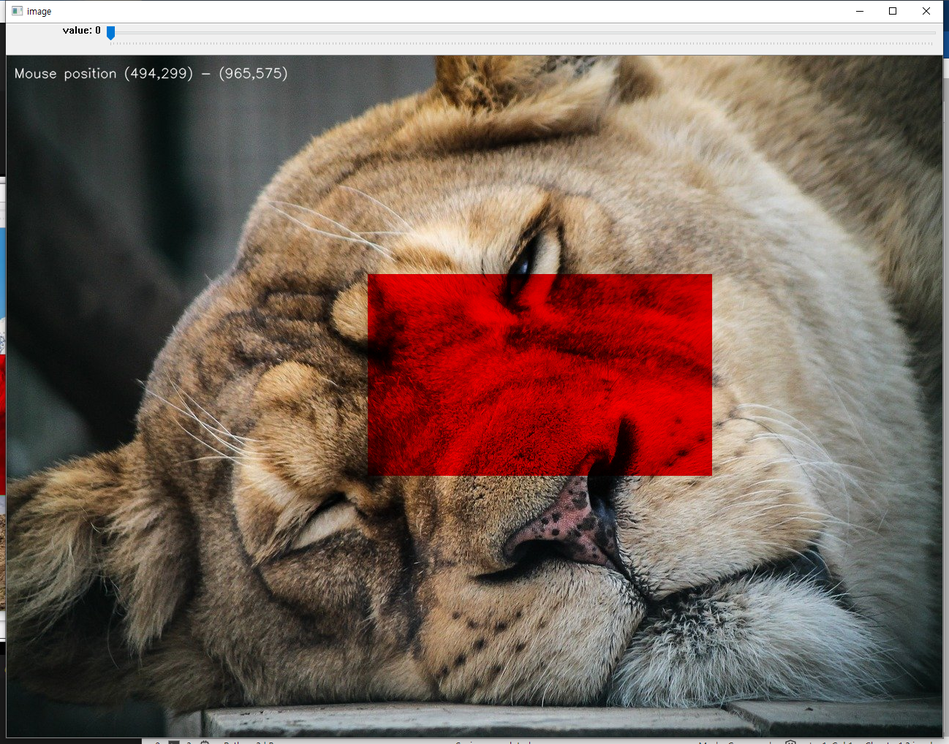
#> input picture Homework1.png, 949 x 744 px, shrunk from 1298 x 1018 before the run, given in place of monitoring_720p.avi, which was not available
$ jupyter execute chap162.ipynb   (text cells are left out)
#> lines starting #> are read from the running program, lines starting #| are printed output that depends on the picture; after the words box and inside, x2 and y2 are one past the last pixel; in counts of white or black regions, pixels touching at a corner belong together; pictures that were not available may be replaced by others from this repository, and a replacement may not be noted
[cell 1]
import numpy as np
import cv2
cap = cv2.VideoCapture("monitoring_720p.avi")

# params for ShiTomasi corner detection
feature_params = dict( maxCorners = 100,
qualityLevel = 0.3,
minDistance = 7,
blockSize = 7 )
# Parameters for lucas kanade optical flow
lk_params = dict( winSize = (15,15),
maxLevel = 2,
criteria = (cv2.TERM_CRITERIA_EPS | cv2.TERM_CRITERIA_COUNT, 10, 0.03))
# Create some random colors
color = np.random.randint(0,255,(100,3))
# Take first frame and find corners in it
ret, old_frame = cap.read()
#> old_frame is the input picture: shape (744, 949, 3); mean B, G, R 91.8, 101.8, 123.1
old_gray = cv2.cvtColor(old_frame, cv2.COLOR_BGR2GRAY)
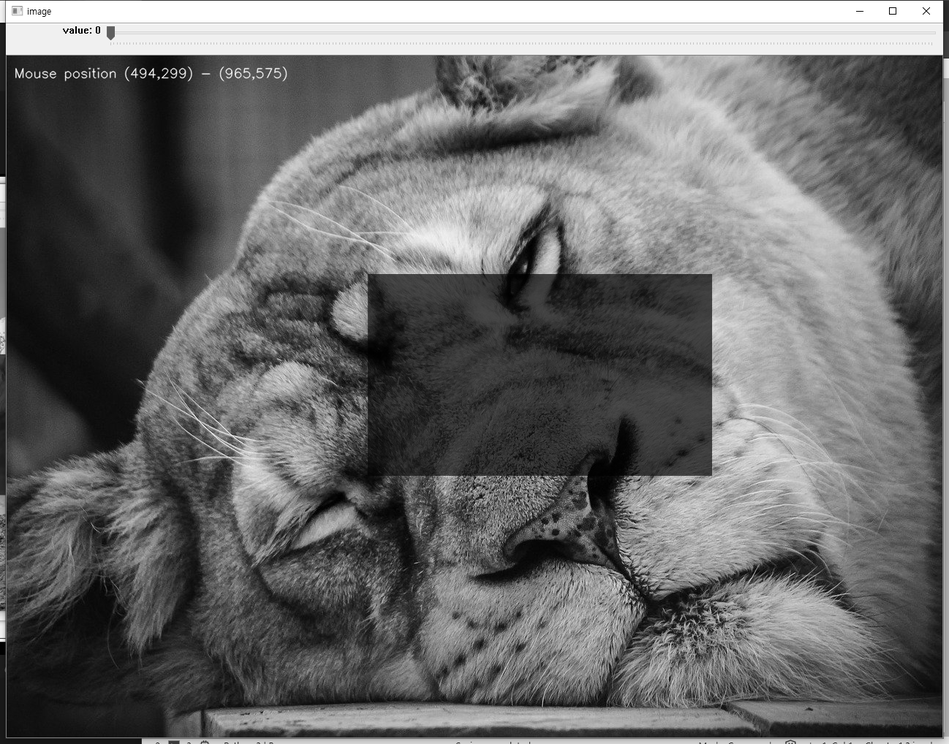
#> old_gray: shape (744, 949); min 0, max 255, mean 107
p0 = cv2.goodFeaturesToTrack(old_gray, mask = None, **feature_params)
#> p0 = 40 rows, first 8: [84, 31], [70, 31], [3, 24], [8, 52], [143, 75], [174, 75], [940, 52], [891, 9]
# Create a mask image for drawing purposes
mask = np.zeros_like(old_frame)
while(1):
    ret,frame = cap.read()
    frame_gray = cv2.cvtColor(frame, cv2.COLOR_BGR2GRAY)
    # calculate optical flow
    p1, st, err = cv2.calcOpticalFlowPyrLK(old_gray, frame_gray, p0, None, **lk_params)
#> p1 has the same summary as p0; st = 40 values from 1 to 1; err = 40 values from 0 to 0
    # Select good points
    good_new = p1[st==1]
#> good_new = 40 pairs, first value 3 to 945, second value 2 to 739
    good_old = p0[st==1]
#> good_old has the same summary as good_new
    # draw the tracks
    for i,(new,old) in enumerate(zip(good_new,good_old)):
        a,b = new.ravel()
        c,d = old.ravel()
        mask = cv2.line(mask, (a,b),(c,d), color[i].tolist(), 2)
        frame = cv2.circle(frame,(a,b),5,color[i].tolist(),-1)
#> this loop made 40 passes
#> (a, b, c, d) on passes 1 to 12: (84, 31, 84, 31), (70, 31, 70, 31), (3, 24, 3, 24), (8, 52, 8, 52), (143, 75, 143, 75), (174, 75, 174, 75), (940, 52, 940, 52), (891, 9, 891, 9), (151, 74, 151, 74), (182, 70, 182, 70), (926, 10, 926, 10), (76, 75, 76, 75)
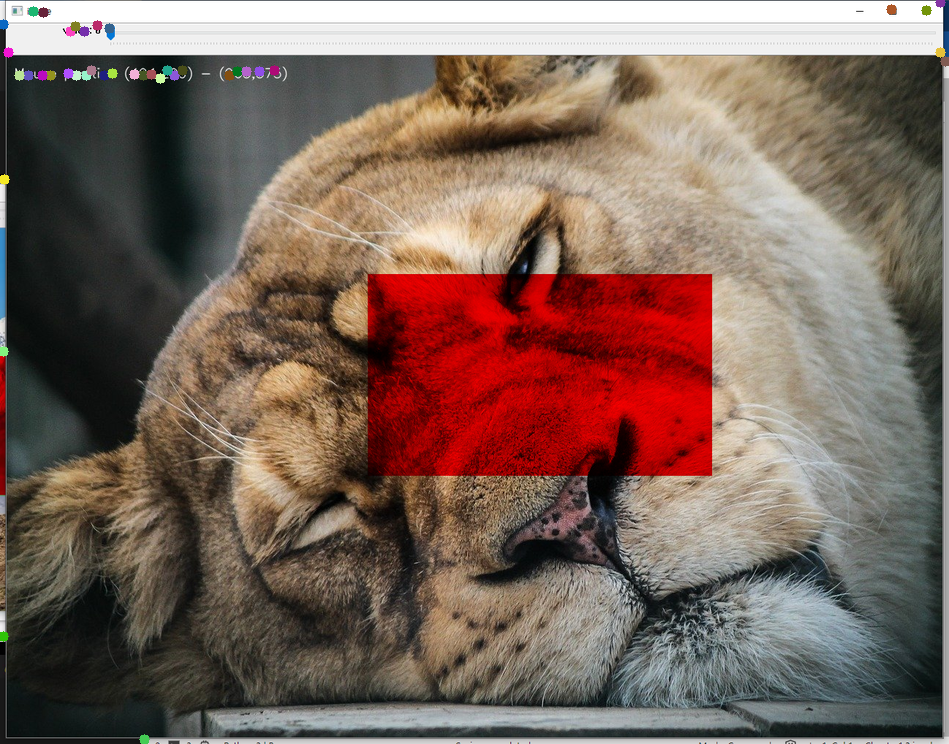
#> frame: shape (744, 949, 3); mean B, G, R 91.8, 101.7, 123.2
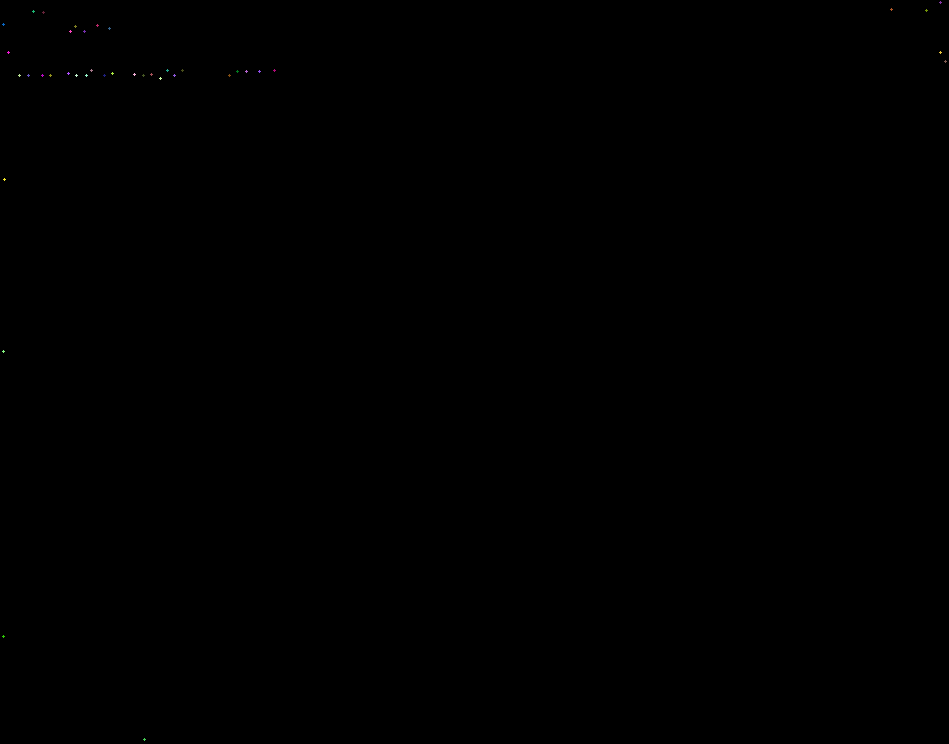
#> mask: shape (744, 949, 3); mean of channels 0, 1, 2 0, 0, 0; drawn as B, G, R
    img = cv2.add(frame,mask)
    cv2.imshow('frame',img)
    k = cv2.waitKey(30) & 0xff
#> (key Esc is pressed here)
    if k == 27:
        break
    # Now update the previous frame and previous points
    old_gray = frame_gray.copy()
    p0 = good_new.reshape(-1,1,2)
cv2.destroyAllWindows()
cap.release()

[cell 2]
import cv2
import numpy as np
cap = cv2.VideoCapture("monitoring_720p.avi")
ret, frame1 = cap.read()
prvs = cv2.cvtColor(frame1,cv2.COLOR_BGR2GRAY)
hsv = np.zeros_like(frame1)
hsv[...,1] = 255
while(1):
    ret, frame2 = cap.read()
    next = cv2.cvtColor(frame2,cv2.COLOR_BGR2GRAY)
    flow = cv2.calcOpticalFlowFarneback(prvs,next, None, 0.5, 3, 15, 3, 5, 1.2, 0)
    mag, ang = cv2.cartToPolar(flow[...,0], flow[...,1])
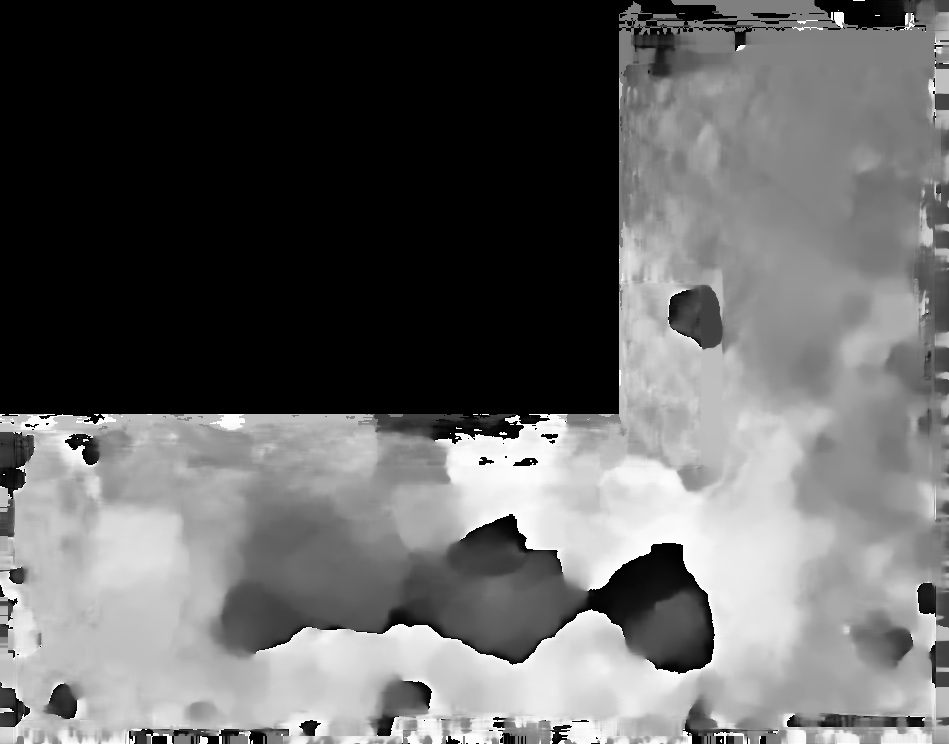
#> ang: shape (744, 949) float32; min 0, max 6.28, mean 2.45; drawn with min black and max white
    hsv[...,0] = ang*180/np.pi/2
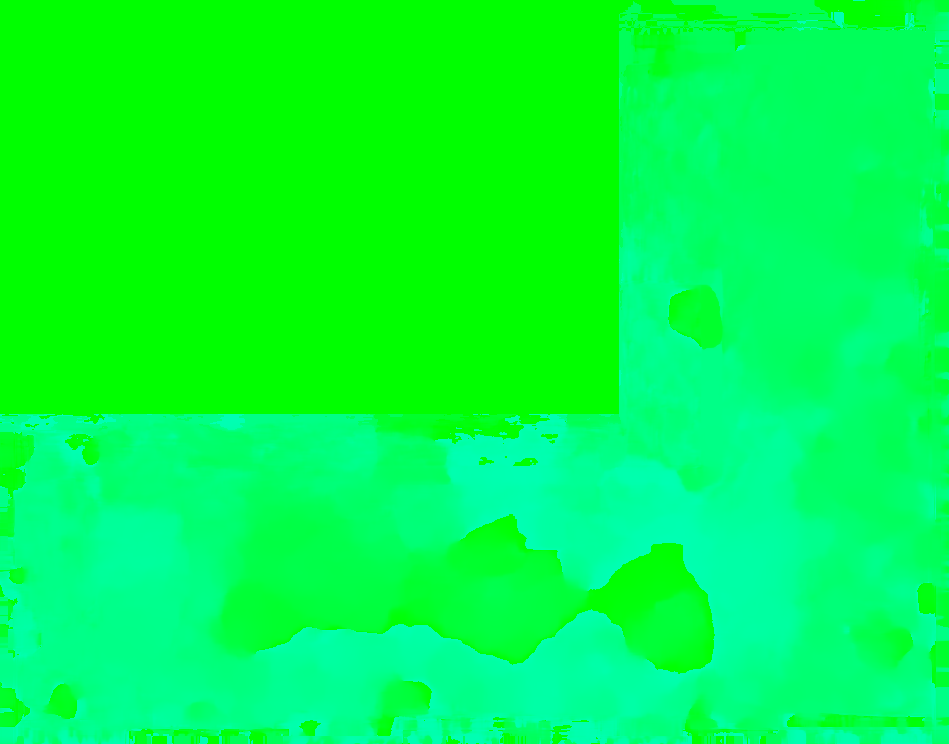
#> hsv: shape (744, 949, 3); mean of channels 0, 1, 2 69.9, 255, 0; drawn as B, G, R
    hsv[...,2] = cv2.normalize(mag,None,0,255,cv2.NORM_MINMAX)
#> hsv: shape (744, 949, 3); 0.41% of pixels changed, all inside (x1, y1, x2, y2) = (0, 141, 949, 744)
    rgb = cv2.cvtColor(hsv,cv2.COLOR_HSV2BGR)
    cv2.imshow('frame2',rgb)
    k = cv2.waitKey(30) & 0xff
#> (key Esc is pressed here)
    if k == 27:
        break
    elif k == ord('s'):
        cv2.imwrite('opticalfb.png',frame2)
        cv2.imwrite('opticalhsv.png',rgb)
    prvs = next
cap.release()
cv2.destroyAllWindows()

$ run again, on Homework3.png
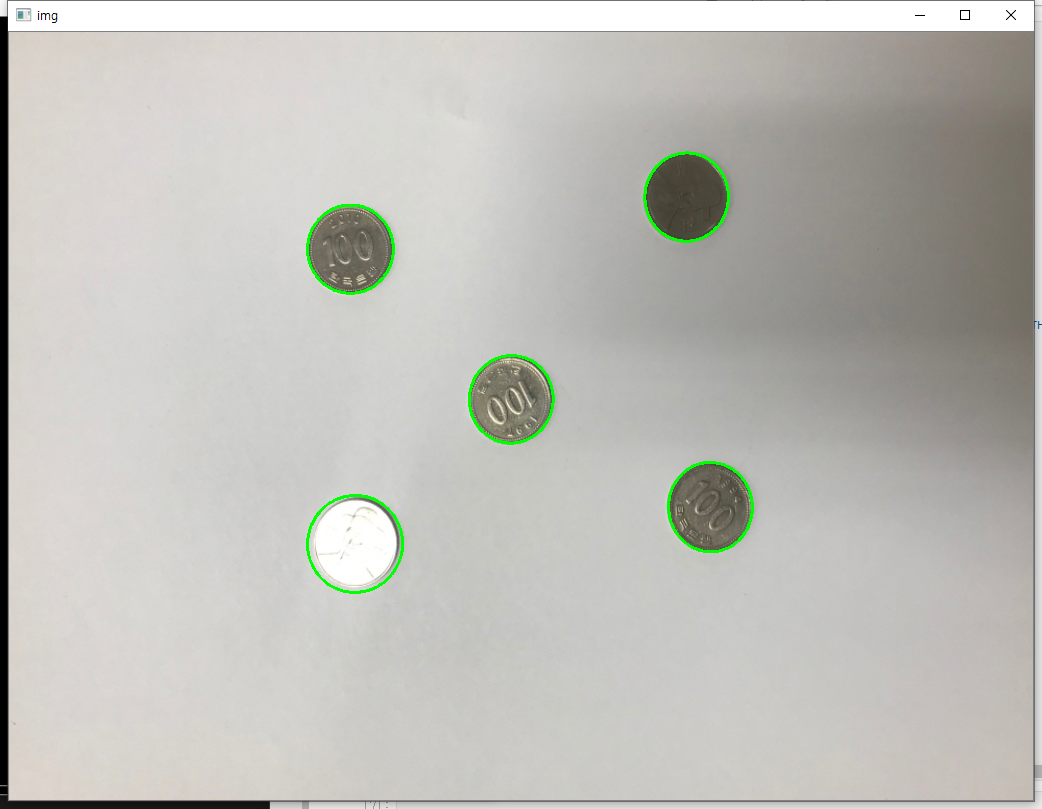
#> input picture Homework3.png, 1042 x 809 px, given in place of monitoring_720p.avi, which was not available
#> old_frame is the input picture: shape (809, 1042, 3); mean B, G, R 184.8, 190.2, 190.6
#> p0 = [[967, 17], [962, 12], [45, 15], [1011, 15], [54, 20], [4, 19], [267, 803], [10, 798], [1040, 325]]
#> p1 has the same summary as p0; st = [1, 1, 1, 1, 1, 1, 1, 1, 1]; err = [0, 0, 0, 0, 0, 0, 0, 0, 0]
#> good_new has the same summary as p0
#> good_old has the same summary as p0
#> the loop `for i,(new,old) in enumerate(zip(good_new,good_old)):` made 9 passes
#> (a, b, c, d) on passes 1 to 8: (967, 17, 967, 17), (962, 12, 962, 12), (45, 15, 45, 15), (1011, 15, 1011, 15), (54, 20, 54, 20), (4, 19, 4, 19), (267, 803, 267, 803), (10, 798, 10, 798)
#> after the loop `for i,(new,old) in enumerate(zip(good_new,good_old)):`:
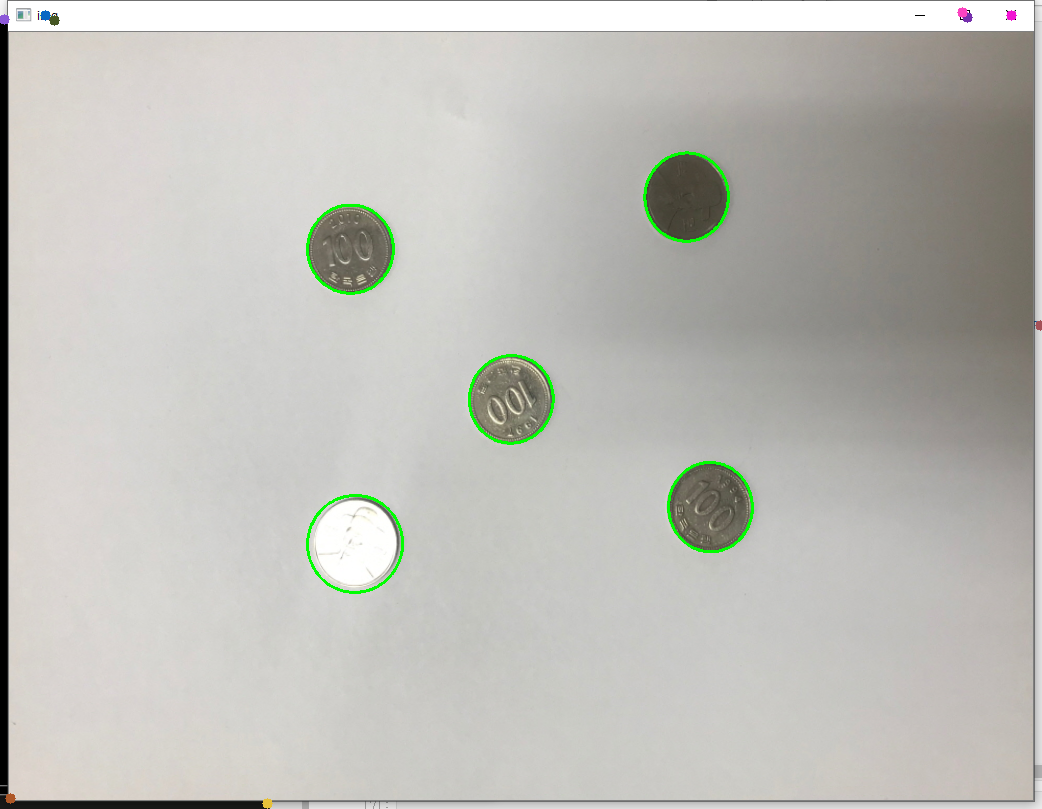
#> frame: shape (809, 1042, 3); mean B, G, R 184.8, 190.2, 190.6
#> `hsv[...,0] = ang*180/np.pi/2`:
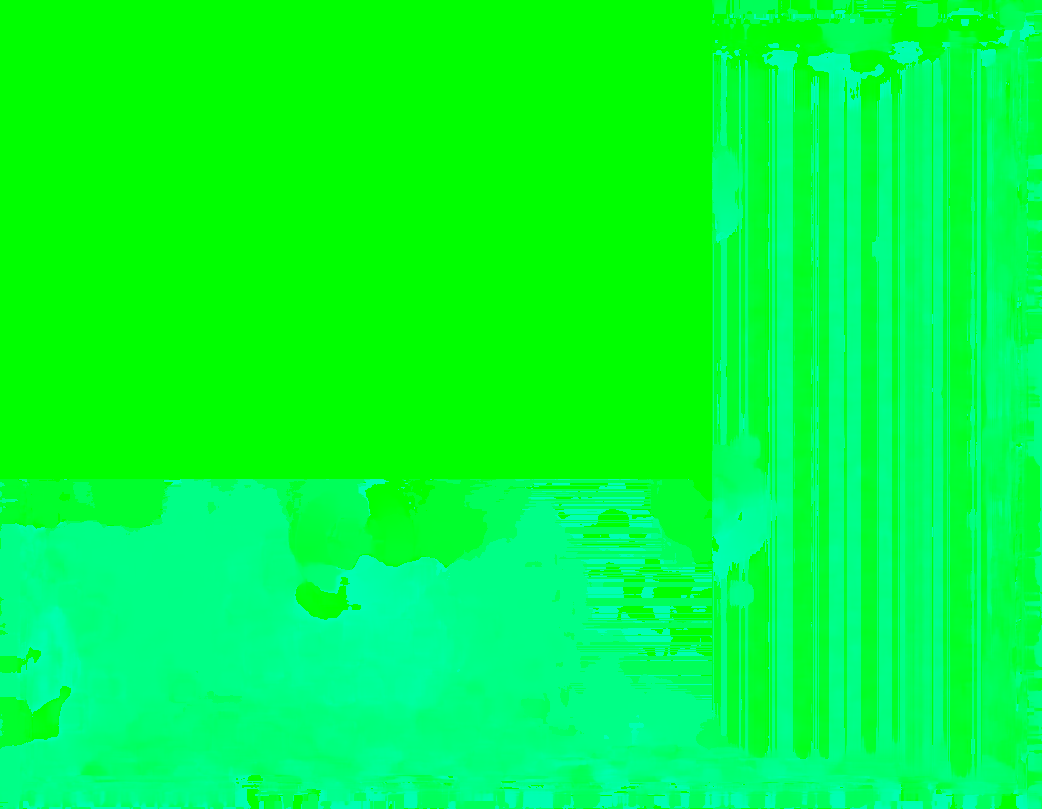
#> hsv: shape (809, 1042, 3); mean of channels 0, 1, 2 60.1, 255, 0; drawn as B, G, R
